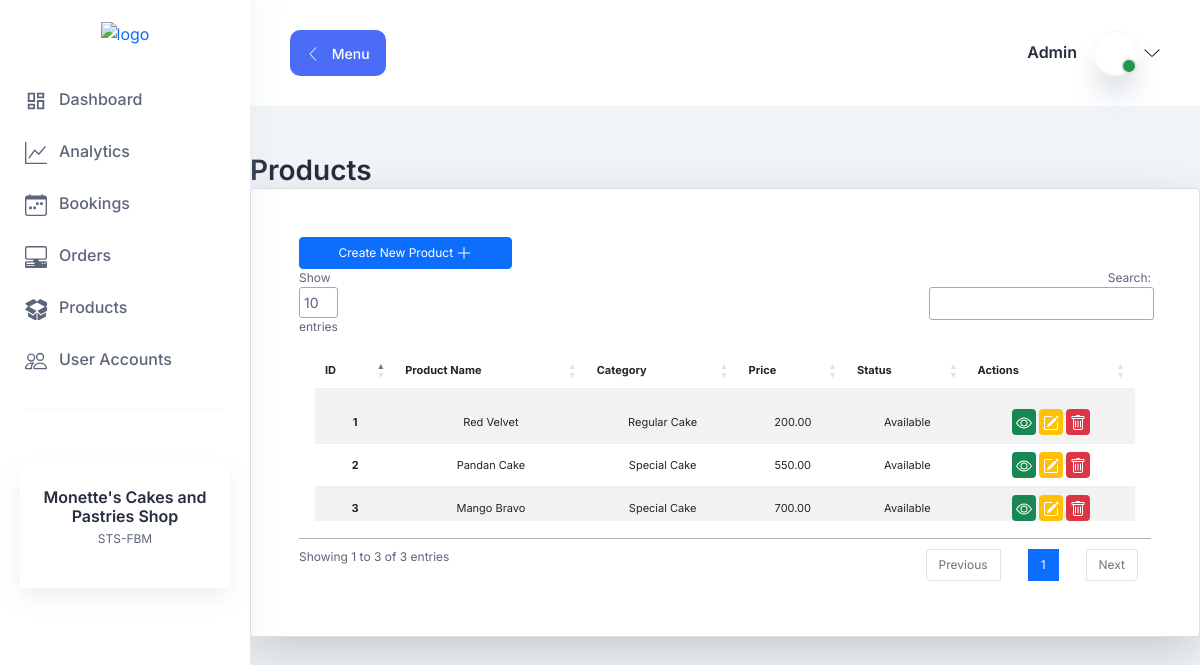
/products-list (signed in), run on an earlier commit of the app's database.
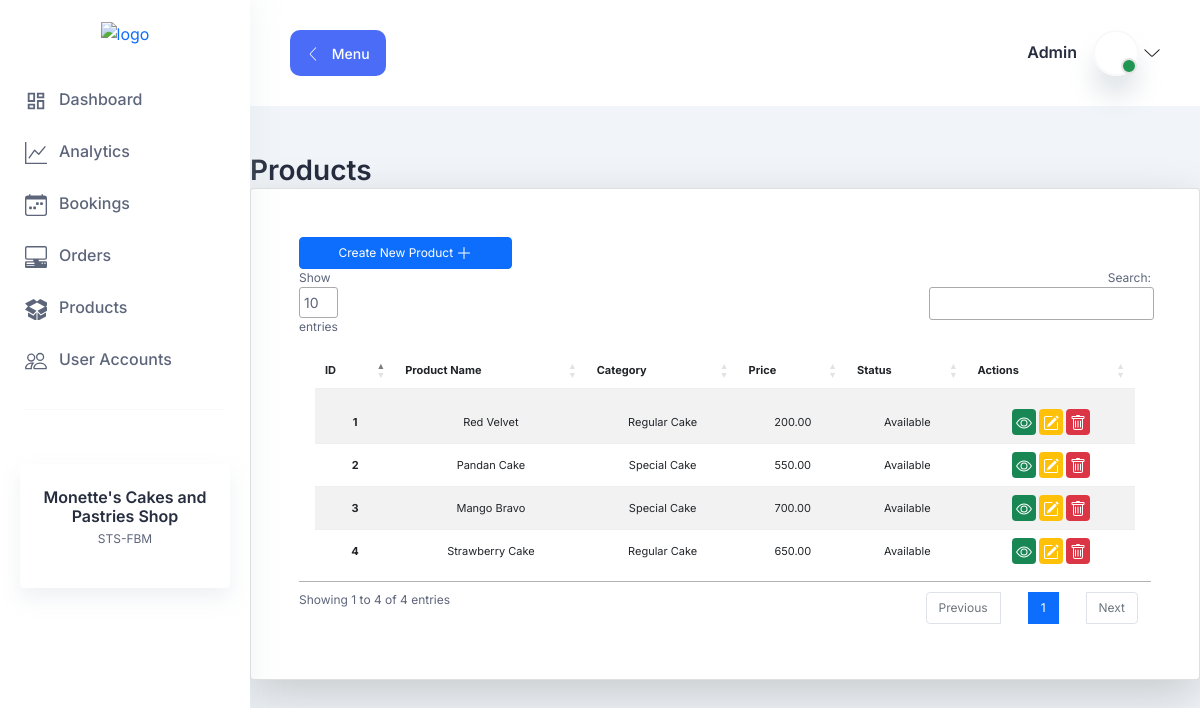
And on a later commit of the database.
### products/models.py (models this page shows, shortened)
class Products(models.Model):
    status = (
        ("Available", "Available"),
        ("Not Available", "Not Available")
    )
    product_name = models.CharField(max_length=255)
    category = models.ForeignKey(Category, on_delete=models.CASCADE)
    price = models.DecimalField(max_digits=10, decimal_places=2)
    status = models.CharField(max_length=255, choices=status)
    class Meta:
        verbose_name = "Products"

class Category(models.Model):
    category = models.CharField(max_length=255)
    class Meta:
        verbose_name = "Category"
    def __str__(self):
        return self.category

### products/views.py (the view)
# urls.py: path("products-list", products, name="products-list"),
@login_required
def products(request):
   template_name = "products/products_list.html"
   products = Products.objects.all()[:5]
   context = {
       "products" : products
   }
   return render (request, template_name, context)

### products/templates/products/products_list.html (shortened to what this page needs)
{% extends 'base.html' %} {% block body %}
<link rel="stylesheet" type="text/css" href="https://cdn.datatables.net/1.11.5/css/jquery.dataTables.css">
<div class="container-fluid
  mt-5 p-0" style="font-size: 12px;">
  <h2>Products</h2>
  <div
    class="card p-5 shadow-lg p-3 mb-5 bg-white rounded text-decoration-none"
  >
    <a
      href="{% url 'products-add' %}"
      class="btn btn-primary w-25"
      style="font-size: 12px"
    >
      Create New Product
      <svg
        xmlns="http://www.w3.org/2000/svg"
        width="16"
        height="16"
        fill="currentColor"
        class="bi bi-plus-lg"
        viewBox="0 0 16 16"
      >
        <path
          fill-rule="evenodd"
          d="M8 2a.5.5 0 0 1 .5.5v5h5a.5.5 0 0 1 0 1h-5v5a.5.5 0 0 1-1 0v-5h-5a.5.5 0 0 1 0-1h5v-5A.5.5 0 0 1 8 2Z"
        />
      </svg>
    </a>
    <table class="table table-striped bg-white p-3" id="productsTable" style="font-size: 11px;">
      <thead>
        <tr class="text-center">
          <th scope="col">ID</th>
          <th scope="col">Product Name</th>
          <th scope="col">Category</th>
          <th scope="col">Price</th>
          <th scope="col">Status</th>
          <th scope="col">Actions</th>
        </tr>
      </thead>
      <tbody>
        {% for list in products %}
        <tr class="text-center">
          <th scope="row">{{forloop.counter}}</th>
          <td>{{list.product_name}}</td>
          <td>{{list.category}}</td>
          <td>{{list.price}}</td>
          <td>{{list.status}}</td>
          <td>
            <a
              href="{% url 'products-view' list.id %}"
              class="bg-success p-1 text-white rounded"
              style="font-size: 12px"
            >
            </a>
            <a
              href="{% url 'products-update' list.id %}"
              class="bg-warning p-1 text-white rounded"
              style="font-size: 12px"
            >
            </a>
            <a
              href="{% url 'products-delete' list.id %}"
              class="bg-danger p-1 text-white rounded"
              style="font-size: 12px"
            >
            </a>
          </td>
        </tr>
        {% endfor %}
      </tbody>
    </table>
  </div>
</div>
{% endblock %}

### templates/base.html (shortened to what this page needs)
<!DOCTYPE html>
{% load static %}
<html lang="en">
  <head>
    <link rel="stylesheet" href="{% static 'assets/css/bootstrap.min.css' %}" />
    <link rel="stylesheet" href="{% static 'assets/css/lineicons.css' %}" />
    <link
      rel="stylesheet"
      href="{% static 'assets/css/materialdesignicons.min.css' %}"
    />
    <link rel="stylesheet" href="{% static 'assets/css/fullcalendar.css' %}" />
    <link rel="stylesheet" href="{% static 'assets/css/fullcalendar.css' %}" />
    <link rel="stylesheet" href="{% static 'assets/css/main.css' %}" />
    <link
      rel="stylesheet"
      href="https://cdn.jsdelivr.net/npm/uikit@3.9.4/dist/css/uikit.min.css"
    />
  </head>
  <body>
    {% if user.is_authenticated %} {% include "sidenav.html" %} {% endif %}
    <main class="main-wrapper">
      {% if user.is_authenticated %} {% include 'navbar.html' %} {% endif %}
      {% block body %} {% endblock %}
    </main>
  </body>
</html>

### templates/sidenav.html (shortened to what this page needs)
<aside class="sidebar-nav-wrapper">
    <div class="navbar-logo">
      <a href="index.html">
        <img
          src="https://scontent.fmnl3-2.fna.fbcdn.net/v/t1.6435-9/181028949_3043069499259086_6136653235614529912_n.jpg?_nc_cat=100&ccb=1-5&_nc_sid=09cbfe&_nc_eui2=AeEKZWH_qIEo62MroReEWWoF5NUfSC3BIH3k1R9ILcEgfSbUQkt6sK9IkGMmqGqml64i1PJQJIv6OuFhVoD6Shl8&_nc_ohc=e2CXCbdHulUAX8H0uNL&_nc_ht=scontent.fmnl3-2.fna&oh=00_AT_n1dClDOJkjiZMUErGtRzvRdjLlRXZ2WArn9uFJFUj1w&oe=62541B6C"
          alt="logo" width="80" height="80" />
      </a>
    </div>
    <nav class="sidebar-nav">
      <ul>
        <li class="nav-item">
          <a href="{% url "homepage" %}">
            <span class="icon">
            </span>
            <span class="text">Dashboard</span>
          </a>
        </li>
        <li class="nav-item">
            <a href="{% url "homepage" %}">
              <span class="icon">
              </span>
              <span class="text">Analytics</span>
            </a>
          </li>
          <li class="nav-item">
            <a href="{% url "bookings-list" %}">
              <span class="icon">
              </span>
              <span class="text">Bookings</span>
            </a>
          </li>
          <li class="nav-item">
            <a href="{% url "orders-list" %}">
              <span class="icon">
              </span>
              <span class="text"> Orders</span>
            </a>
          </li>
          <li class="nav-item">
            <a href="{% url "products-list" %}">
              <span class="icon">
              </span>
              <span class="text"> Products</span>
            </a>
          </li>
          <li class="nav-item">
            <a href="{% url "homepage" %}">
              <span class="icon">
              </span>
              <span class="text"> User Accounts</span>
            </a>
          </li>
        <span class="divider">
          <hr />
        </span>
      </ul>
    </nav>
    <div class="promo-box">
      <h3>Monette's Cakes and Pastries Shop</h3>
      <p>STS-FBM</p>
    </div>
  </aside>

### templates/navbar.html (shortened to what this page needs)
<header class="header">
  <div class="container-fluid">
    <div class="row">
      <div class="col-lg-5 col-md-5 col-6">
        <div class="header-left d-flex align-items-center">
          <div class="menu-toggle-btn mr-20">
            <button id="menu-toggle" class="main-btn primary-btn btn-hover">
              <i class="lni lni-chevron-left me-2"></i> Menu
            </button>
          </div>
        </div>
      </div>
      <div class="col-lg-7 col-md-7 col-6">
        <div class="header-right">
          <div class="profile-box ml-15">
            <button
              class="dropdown-toggle bg-transparent border-0"
              type="button"
              id="profile"
              data-bs-toggle="dropdown"
              aria-expanded="false"
            >
              <div class="profile-info">
                <div class="info">
                  <h6>Admin</h6>
                  <div class="image">
                    <span class="status"></span>
                  </div>
                </div>
              </div>
              <i class="lni lni-chevron-down"></i>
            </button>
          </div>
        </div>
      </div>
    </div>
  </div>
</header>

### static/assets/css/fullcalendar.css (style rules this page uses)
:root { --fc-daygrid-event-dot-width: 8px; }
:root { --fc-list-event-dot-width: 10px; --fc-list-event-hover-bg-color: #f5f5f5; }

What changed in the data, as far as the page shows it:
added Products: product_name "Strawberry Cake", category "Regular Cake", price "650.00", status "Available"
Also different on the page:
text written by a page script: "Show entries Search: Showing 1 to 3 of 3 entries Previous 1 Next" → "Show entries Search: Showing 1 to 4 of 4 entries Previous 1 Next"
